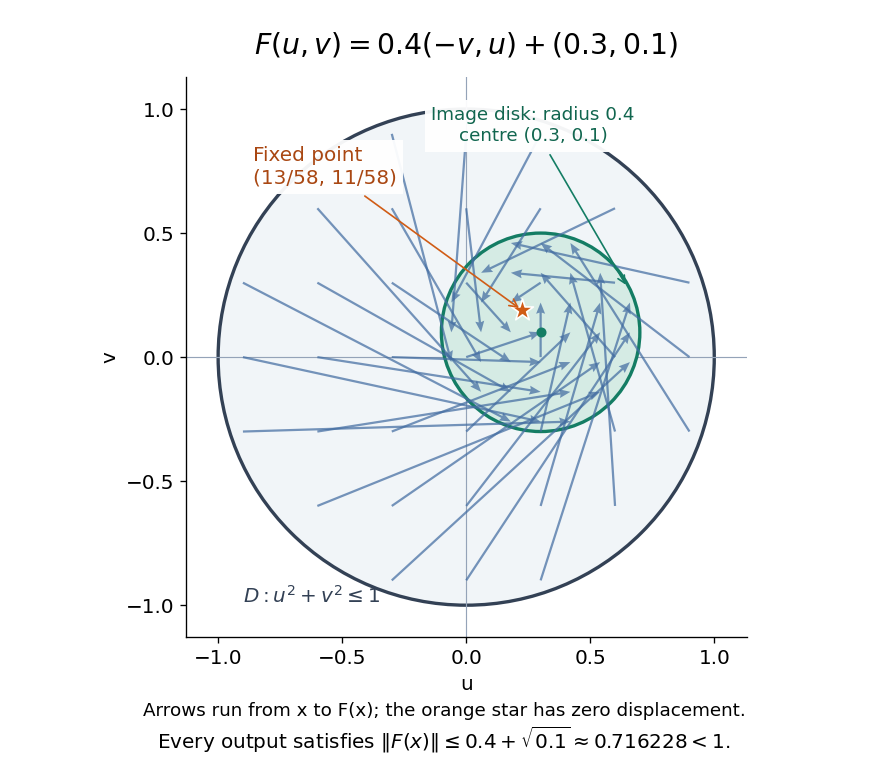

Write the Python code that produced this figure.
"""Draw brouwer-disk-map.png in cwd using NumPy and Matplotlib.

Tested with Python 3.14.4 and the repository's declared dependencies.
"""

import matplotlib

matplotlib.use("Agg")

import matplotlib.pyplot as plt
from matplotlib.patches import Circle
import numpy as np


def main():
    rotation = np.array([[0.0, -1.0], [1.0, 0.0]])
    offset = np.array([0.3, 0.1])
    fixed = np.array([13 / 58, 11 / 58])
    assert np.allclose(0.4 * rotation @ fixed + offset, fixed)
    bound = 0.4 + np.linalg.norm(offset)
    assert bound < 1
    assert np.isclose(np.linalg.norm(fixed), np.sqrt(290) / 58)

    grid = np.linspace(-0.9, 0.9, 7)
    points = np.array([(u, v) for u in grid for v in grid if u * u + v * v <= 1])
    images = 0.4 * points @ rotation.T + offset
    displacements = images - points
    assert np.all(np.linalg.norm(images, axis=1) <= bound)

    plt.rcParams.update({"font.size": 12})
    fig, ax = plt.subplots(figsize=(7.4, 6.4), facecolor="white")
    ax.set_facecolor("white")
    ax.add_patch(Circle((0, 0), 1, facecolor="#f1f5f8", edgecolor="#334155", lw=2))
    ax.add_patch(Circle(offset, 0.4, facecolor="#d5ebe4", edgecolor="#147d64", lw=2, zorder=2))
    ax.quiver(
        points[:, 0], points[:, 1], displacements[:, 0], displacements[:, 1],
        angles="xy", scale_units="xy", scale=1, color="#426ca1", alpha=0.72,
        width=0.004, headwidth=4, zorder=3,
    )
    ax.scatter(*fixed, marker="*", s=190, color="#d05c16", edgecolors="white", zorder=5)
    ax.scatter(*offset, s=25, color="#147d64", zorder=4)
    ax.annotate(
        "Fixed point\n(13/58, 11/58)", fixed, xytext=(-0.86, 0.70),
        arrowprops={"arrowstyle": "->", "color": "#d05c16"}, color="#a94712",
        bbox={"facecolor": "white", "edgecolor": "none", "alpha": 0.95}, zorder=6,
    )
    ax.annotate(
        "Image disk: radius 0.4\ncentre (0.3, 0.1)", (0.65, 0.28), xytext=(0.27, 0.87),
        arrowprops={"arrowstyle": "->", "color": "#147d64"}, color="#11664f",
        fontsize=11, ha="center", zorder=6,
        bbox={"facecolor": "white", "edgecolor": "none", "alpha": 0.95},
    )
    ax.text(-0.90, -0.99, r"$D: u^2+v^2\leq 1$", color="#334155")
    ax.axhline(0, color="#94a3b8", lw=0.7, zorder=1)
    ax.axvline(0, color="#94a3b8", lw=0.7, zorder=1)
    ax.set(xlim=(-1.13, 1.13), ylim=(-1.13, 1.13), xlabel="u", ylabel="v")
    ax.set_aspect("equal")
    ax.spines[["top", "right"]].set_visible(False)
    ax.set_title(r"$F(u,v)=0.4(-v,u)+(0.3,0.1)$", fontsize=17, pad=14)
    fig.text(0.5, 0.068, "Arrows run from x to F(x); the orange star has zero displacement.", ha="center", fontsize=11)
    fig.text(0.5, 0.025, r"Every output satisfies $\|F(x)\|\leq 0.4+\sqrt{0.1}\approx 0.716228<1$.", ha="center", fontsize=12)
    fig.subplots_adjust(left=0.10, right=0.95, bottom=0.17, top=0.90)
    fig.savefig("brouwer-disk-map.png", dpi=120, facecolor="white", transparent=False)
    plt.close(fig)


if __name__ == "__main__":
    main()
